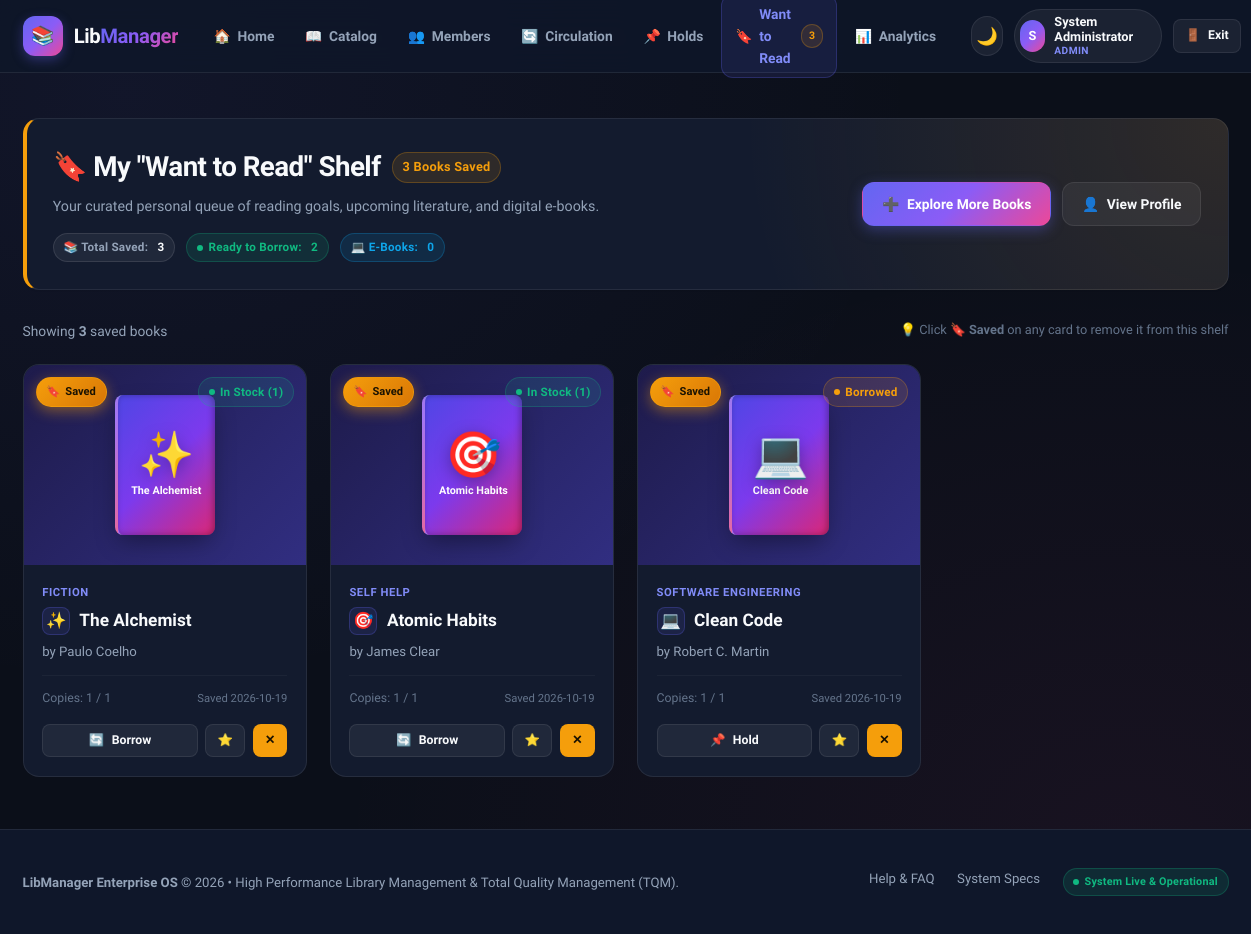
The page /wishlist (signed in) on the database its author committed.
### tables this page shows
CREATE TABLE wishlist (
            id INTEGER PRIMARY KEY AUTOINCREMENT,
            user_id INTEGER NOT NULL,
            book_id INTEGER NOT NULL,
            created_at TIMESTAMP DEFAULT CURRENT_TIMESTAMP,
            UNIQUE(user_id, book_id),
            FOREIGN KEY (user_id) REFERENCES users(id) ON DELETE CASCADE,
            FOREIGN KEY (book_id) REFERENCES books(id) ON DELETE CASCADE
        );

CREATE TABLE books (
            id INTEGER PRIMARY KEY AUTOINCREMENT,
            title TEXT NOT NULL,
            author TEXT NOT NULL,
            category TEXT NOT NULL,
            status TEXT DEFAULT 'Available'
        , isbn TEXT, cover_url TEXT, total_copies INTEGER DEFAULT 1, available_copies INTEGER DEFAULT 1, pdf_url TEXT, icon TEXT);

### app.py (the view)
@app.route("/wishlist")
@login_required
def wishlist_page():
    user_id = session["user_id"]
    conn = get_db_connection()
    wishlist_books = conn.execute("""
        SELECT b.*, w.created_at as saved_at
        FROM wishlist w
        JOIN books b ON w.book_id = b.id
        WHERE w.user_id = ?
        ORDER BY w.id DESC
    """, (user_id,)).fetchall()
    total_count = len(wishlist_books)
    available_count = sum(1 for b in wishlist_books if b["status"] == "Available")
    ebooks_count = sum(1 for b in wishlist_books if b["pdf_url"])
    conn.close()
    return render_template(
        "wishlist.html",
        books=wishlist_books,
        total_count=total_count,
        available_count=available_count,
        ebooks_count=ebooks_count,
        active_page="wishlist"
    )

### app.py (called while the page is built)
def get_db_connection():
    conn = sqlite3.connect(DATABASE)
    conn.row_factory = sqlite3.Row
    return conn

@app.context_processor
def inject_user():
    user_data = None
    user_wishlist = set()
    if "user_id" in session:
        user_data = {
            "id": session.get("user_id"),
            "username": session.get("username"),
            "email": session.get("email"),
            "full_name": session.get("full_name"),
            "role": session.get("role", "Member")
        }
        try:
            conn = get_db_connection()
            rows = conn.execute("SELECT book_id FROM wishlist WHERE user_id = ?", (session["user_id"],)).fetchall()
            user_wishlist = {r["book_id"] for r in rows}
            conn.close()
        except Exception:
            user_wishlist = set()
    return {
        "current_user": user_data,
        "user_wishlist": user_wishlist,
        "wishlist_count": len(user_wishlist),
        "get_book_icon": get_book_icon
    }

def login_required(f):
    @wraps(f)
    def decorated_function(*args, **kwargs):
        if "user_id" not in session:
            flash("Please sign in to access your library account.", "warning")
            return redirect(url_for("login_page", next=request.url))
        return f(*args, **kwargs)
    return decorated_function

### templates/wishlist.html (shortened to what this page needs)
{% extends "base.html" %}
{% block content %}
<div class="container" style="padding-top: 1.5rem; padding-bottom: 3.5rem;">
  <div class="card" style="margin-bottom: 2rem; background: radial-gradient(circle at top right, rgba(245, 158, 11, 0.12), transparent 40%), var(--bg-card); border-left: 4px solid var(--status-warning);">
    <div style="display: flex; justify-content: space-between; align-items: center; flex-wrap: wrap; gap: 1.5rem;">
      <div>
        <div style="display: flex; align-items: center; gap: 0.75rem; margin-bottom: 0.35rem;">
          <h1 style="font-size: 1.85rem; font-weight: 800; letter-spacing: -0.02em;">
            <span>🔖</span> My "Want to Read" Shelf
          </h1>
          <span class="badge badge-warning" style="font-size: 0.85rem;">
            {{ total_count }} {{ 'Book' if total_count == 1 else 'Books' }} Saved
          </span>
        </div>
        <p style="color: var(--text-muted); font-size: 0.95rem; max-width: 620px;">
          Your curated personal queue of reading goals, upcoming literature, and digital e-books.
        </p>
        <div style="display: flex; gap: 0.75rem; margin-top: 1rem; flex-wrap: wrap;">
          <span class="badge badge-neutral">
            📚 Total Saved: <strong style="color: var(--text-main); margin-left: 4px;">{{ total_count }}</strong>
          </span>
          <span class="badge badge-success">
            <span class="badge-dot"></span> Ready to Borrow: <strong style="margin-left: 4px;">{{ available_count }}</strong>
          </span>
          <span class="badge badge-info">
            💻 E-Books: <strong style="margin-left: 4px;">{{ ebooks_count }}</strong>
          </span>
        </div>
      </div>
      <div style="display: flex; gap: 0.75rem; align-items: center; flex-wrap: wrap;">
        <a href="{{ url_for('books_catalog') }}" class="btn btn-primary">
          <span>➕</span> Explore More Books
        </a>
        <a href="{{ url_for('profile_page') }}" class="btn btn-secondary">
          <span>👤</span> View Profile
        </a>
      </div>
    </div>
  </div>
  {% if books|length == 0 %}
  <div class="card" style="text-align: center; padding: 4.5rem 2rem;">
    <div style="font-size: 3.5rem; margin-bottom: 1rem; filter: drop-shadow(0 4px 10px rgba(0,0,0,0.2));">🔖</div>
    <h3 style="font-size: 1.45rem; font-weight: 800; margin-bottom: 0.5rem;">Your reading shelf is empty</h3>
    <p style="color: var(--text-muted); max-width: 480px; margin: 0 auto 1.75rem; line-height: 1.5;">
      You haven't bookmarked any titles yet. Browse through our catalog and click the <strong>"Want to Read"</strong> bookmark button on any title to save it here for later.
    </p>
    <a href="{{ url_for('books_catalog') }}" class="btn btn-primary btn-lg">
      <span>📖</span> Browse Book Catalog
    </a>
  </div>
  {% else %}
  <div style="display: flex; justify-content: space-between; align-items: center; margin-bottom: 1rem;">
    <div style="font-size: 0.92rem; color: var(--text-muted);">
      Showing <strong>{{ books|length }}</strong> saved {{ 'book' if books|length == 1 else 'books' }}
    </div>
    <div style="font-size: 0.85rem; color: var(--text-subtle);">
      💡 Click <strong>🔖 Saved</strong> on any card to remove it from this shelf
    </div>
  </div>
  <div class="books-grid" id="wishlistGridView">
    {% for book in books %}
    {% set book_icon = book.icon if book.icon else get_book_icon(book.title, book.category) %}
    <div class="book-card" id="wishlistCard-{{ book.id }}">
      <div class="book-cover-wrap">
        {% if book.cover_url %}
        <img src="{{ book.cover_url }}" alt="{{ book.title }} Cover" class="book-cover-img" loading="lazy">
        {% else %}
        <div class="book-cover-fallback">
          <span class="icon">{{ book_icon }}</span>
          <span style="font-size: 0.72rem; font-weight: 700; line-height: 1.2;">{{ book.title[:24] }}</span>
        </div>
        {% endif %}
        <a href="{{ url_for('toggle_wishlist', book_id=book.id) }}"
           class="book-wishlist-toggle active"
           data-book-id="{{ book.id }}"
           title="Remove from Want to Read">
          <span class="wishlist-icon">🔖</span>
          <span class="wishlist-text">Saved</span>
        </a>
        <div class="book-cover-badge">
          {% if book.status == 'Available' %}
          <span class="badge badge-success"><span class="badge-dot"></span> In Stock ({{ book.available_copies or 1 }})</span>
          {% else %}
          <span class="badge badge-warning"><span class="badge-dot"></span> Borrowed</span>
          {% endif %}
        </div>
      </div>
      <div class="book-body">
        <div class="book-category">{{ book.category }}</div>
        <h3 class="book-title" title="{{ book.title }}">
          <span class="book-icon-badge">{{ book_icon }}</span>
          {{ book.title }}
        </h3>
        <div class="book-author">by {{ book.author }}</div>
        <div class="book-meta">
          <span>Copies: {{ book.available_copies or 0 }} / {{ book.total_copies or 1 }}</span>
          {% if book.saved_at %}
          <span style="font-size: 0.75rem; color: var(--text-subtle);">Saved {{ book.saved_at[:10] }}</span>
          {% endif %}
        </div>
        <div class="book-actions">
          {% if book.status == 'Available' %}
          <a href="{{ url_for('borrow_page') }}" class="btn btn-secondary btn-sm" style="flex: 1;" title="Issue this book">
            <span>🔄</span> Borrow
          </a>
          {% else %}
          <a href="{{ url_for('reservations_page') }}" class="btn btn-secondary btn-sm" style="flex: 1;" title="Place hold reservation">
            <span>📌</span> Hold
          </a>
          {% endif %}
          <a href="{{ url_for('book_reviews', book_id=book.id) }}" class="btn btn-secondary btn-sm" title="Reviews & Ratings">
            <span>⭐</span>
          </a>
          <a href="{{ url_for('toggle_wishlist', book_id=book.id) }}"
             class="btn btn-danger btn-sm book-wishlist-btn active"
             data-book-id="{{ book.id }}"
             title="Remove from Want to Read"
             onclick="return confirm('Remove \'{{ book.title }}\' from your Want to Read list?')">
            <span>✕</span>
          </a>
        </div>
      </div>
    </div>
    {% endfor %}
  </div>
  {% endif %}
</div>
{% endblock %}

### rows shown on the page
wishlist: book_icon "✨", title "The Alchemist", available_copies "1", category "FICTION", author "Paulo Coelho", total_copies "1", created_at "2026-10-19"
wishlist: book_icon "🎯", title "Atomic Habits", available_copies "1", category "SELF HELP", author "James Clear", total_copies "1", created_at "2026-10-19"
wishlist: book_icon "💻", title "Clean Code", shows "Borrowed", category "SOFTWARE ENGINEERING", author "Robert C. Martin", available_copies "1", total_copies "1", created_at "2026-10-19"

### other values the page prints
{{ wishlist_count or 0 }} "3"
{{ current_user.full_name[:1] | upper if current_user.full_name else 'U' }} "S"
{{ current_user.full_name or current_user.username }} "System Administrator"
{{ current_user.role }} "ADMIN"
{{ total_count }} "3"
{{ 'Book' if total_count == 1 else 'Books' }} "Books"
{{ available_count }} "2"
{{ ebooks_count }} "0"
{{ books|length }} "3"
{{ 'book' if books|length == 1 else 'books' }} "books"
